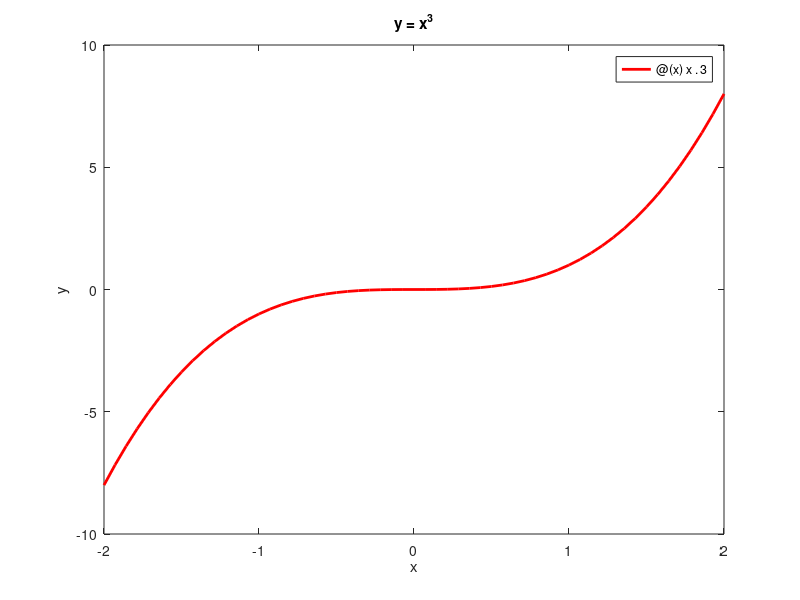

Here is the MATLAB script that generated this plot:
%%
% This is an example of how to create an line plot from a function in MATLAB&#174;.
% 
% Read about the <http://www.mathworks.com/help/matlab/ref/fplot.html |fplot|> function in the MATLAB documentation.
%
% For more examples, go to <http://www.mathworks.com/discovery/gallery.html MATLAB Plot Gallery>
%
% Copyright 2017 The MathWorks, Inc.

% Create a function plot of y = x^3 over the domain of [-2 2].
% Plot with a thick red line.
fplot(@(x) x.^3, [-2 2], 'r', 'LineWidth',2) 

% Add labels and title
xlabel('x')
ylabel('y')
title('y = x^3')
